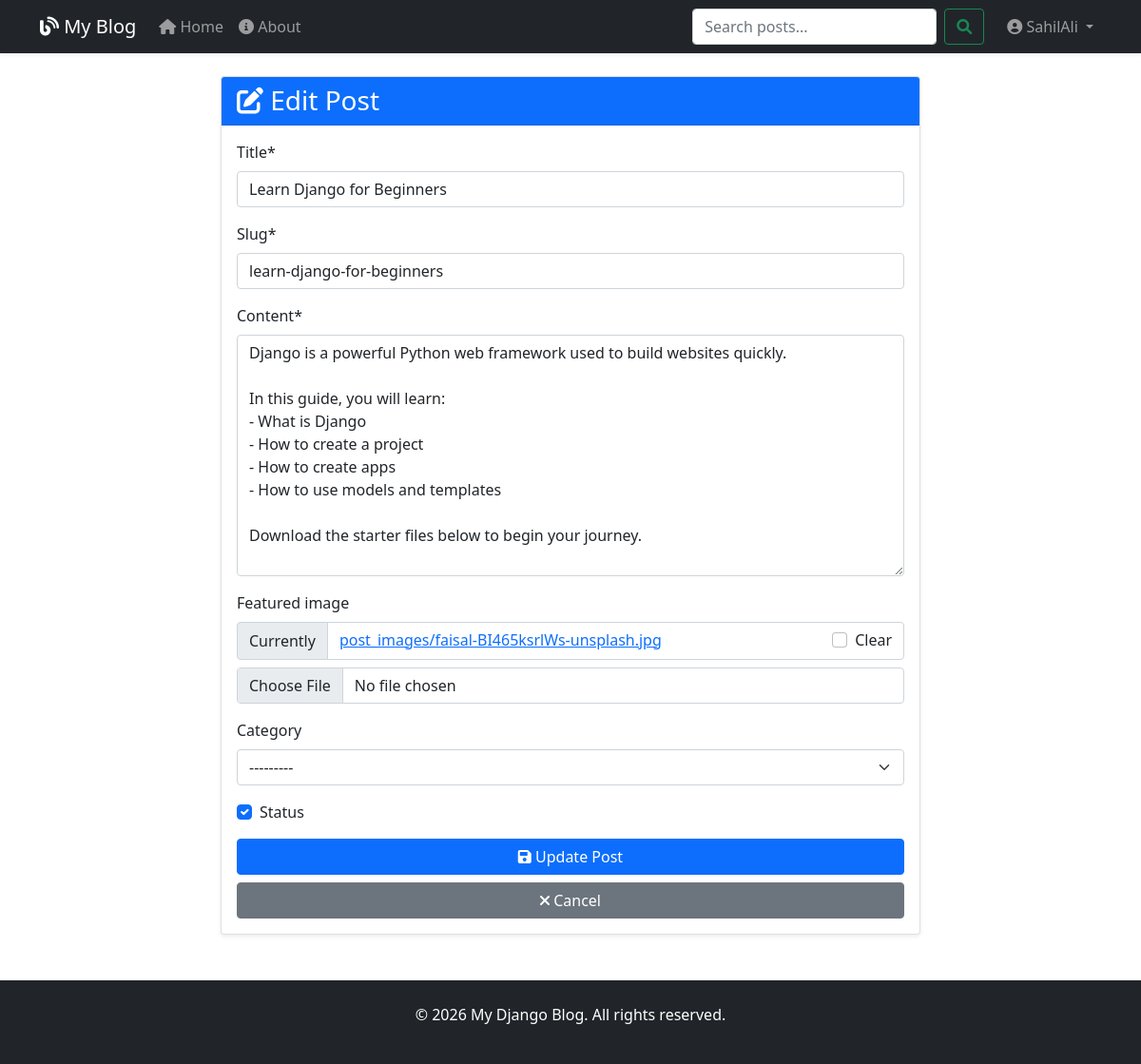
The app's page /post/learn-django-for-beginners/update/ (signed in) with its own data.
### blog/models.py (models this page shows, shortened)
class Post(models.Model):
    title = models.CharField(max_length=200)
    slug = models.SlugField(max_length=200, unique=True)
    author = models.ForeignKey(User, on_delete=models.CASCADE, related_name='blog_posts')
    content = models.TextField()
    featured_image = models.ImageField(upload_to='post_images/', blank=True, null=True)
    category = models.ForeignKey(Category, on_delete=models.SET_NULL, null=True, blank=True, related_name='posts')
    created_date = models.DateTimeField(default=timezone.now)
    updated_date = models.DateTimeField(auto_now=True)
    published_date = models.DateTimeField(blank=True, null=True)
    status = models.BooleanField(default=False)
    class Meta:
        ordering = ['-published_date']

### blog/views.py (the view, shortened to what this page needs)
# urls.py: path('post/<slug:slug>/update/', views.PostUpdateView.as_view(), name='post-update'),
class PostUpdateView(LoginRequiredMixin, UserPassesTestMixin, UpdateView):
    model = Post
    form_class = PostForm
    template_name = 'blog/post_form.html'
    def test_func(self):
        post = self.get_object()
        return self.request.user == post.author

### blog/forms.py
class PostForm(forms.ModelForm):
    class Meta:
        model = Post
        fields = ['title', 'slug', 'content', 'featured_image', 'category', 'status']
        widgets = {
            'title': forms.TextInput(attrs={'class': 'form-control'}),
            'slug': forms.TextInput(attrs={'class': 'form-control'}),
            'content': forms.Textarea(attrs={'class': 'form-control', 'rows': 10}),
            'category': forms.Select(attrs={'class': 'form-control'}),
        }
    def __init__(self, *args, **kwargs):
        super().__init__(*args, **kwargs)
        self.fields['featured_image'].required = False

### blog/templates/blog/post_form.html (shortened to what this page needs)
{% extends "base.html" %}
{% load crispy_forms_tags %}
{% block content %}
<div class="row justify-content-center">
    <div class="col-md-8">
        <div class="card shadow-sm">
            <div class="card-header bg-primary text-white">
                <h3 class="mb-0">
                    <i class="fas fa-{% if form.instance.pk %}edit{% else %}plus{% endif %}"></i>
                    {% if form.instance.pk %}Edit Post{% else %}Create New Post{% endif %}
                </h3>
            </div>
            <div class="card-body">
                <form method="POST" enctype="multipart/form-data">
                    {{ form|crispy }}
                    <div class="d-grid gap-2">
                        <button class="btn btn-primary" type="submit">
                            <i class="fas fa-save"></i> {% if form.instance.pk %}Update{% else %}Create{% endif %} Post
                        </button>
                        <a href="{% url 'blog-home' %}" class="btn btn-secondary">
                            <i class="fas fa-times"></i> Cancel
                        </a>
                    </div>
                </form>
            </div>
        </div>
    </div>
</div>
{% endblock %}

### templates/base.html (shortened to what this page needs)
<!DOCTYPE html>
<html lang="en">
<head>
    <link href="https://cdn.jsdelivr.net/npm/bootstrap@5.1.3/dist/css/bootstrap.min.css" rel="stylesheet">
    <link rel="stylesheet" href="https://cdnjs.cloudflare.com/ajax/libs/font-awesome/6.0.0/css/all.min.css">
    {% load static %}
    <link rel="stylesheet" href="{% static 'css/style.css' %}">
</head>
<body>
    <nav class="navbar navbar-expand-lg navbar-dark bg-dark shadow-sm">
        <div class="container">
            <a class="navbar-brand" href="{% url 'blog-home' %}">
                <i class="fas fa-blog"></i> My Blog
            </a>
            <div class="collapse navbar-collapse" id="navbarNav">
                <ul class="navbar-nav me-auto">
                    <li class="nav-item">
                        <a class="nav-link" href="{% url 'blog-home' %}">
                            <i class="fas fa-home"></i> Home
                        </a>
                    </li>
                    <li class="nav-item">
                        <a class="nav-link" href="{% url 'blog-about' %}">
                            <i class="fas fa-info-circle"></i> About
                        </a>
                    </li>
                </ul>
                <form class="d-flex me-3" action="{% url 'search-results' %}" method="get">
                    <input class="form-control me-2" type="search" name="q" placeholder="Search posts...">
                    <button class="btn btn-outline-success" type="submit">
                        <i class="fas fa-search"></i>
                    </button>
                </form>
                <ul class="navbar-nav">
                    {% if user.is_authenticated %}
                        <li class="nav-item dropdown">
                            <a class="nav-link dropdown-toggle" href="#" data-bs-toggle="dropdown">
                                <i class="fas fa-user-circle"></i> {{ user.username }}
                            </a>
                        </li>
                    {% endif %}
                </ul>
            </div>
        </div>
    </nav>
    <main class="container mt-4">
        {% block content %}
        {% endblock %}
    </main>
    <footer class="bg-dark text-white mt-5 py-4">
        <div class="container text-center">
            <p>&copy; {% now "Y" %} My Django Blog. All rights reserved.</p>
        </div>
    </footer>
</body>
</html>

### static/css/style.css (style rules this page uses)
.card { transition: transform 0.3s ease-in-out, box-shadow 0.3s ease-in-out; }
footer { margin-top: auto; }

### records on screen
Post: title "Learn Django for Beginners", slug "learn-django-for-beginners", content "Django is a powerful Python web framework used to build websites quickly. In this guide, you will learn: - What is Django - How to create a project - How to create apps - How to use models and templates Download the starter files below to begin your journey.", category "---------", status "☑"

### other values on screen
{{ user.username }} "SahilAli"
